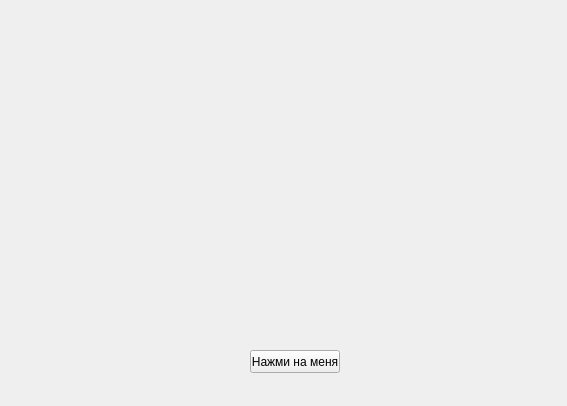
<?xml version="1.0" encoding="UTF-8"?>
<ui version="4.0">
 <class>Form</class>
 <widget class="QWidget" name="Form">
  <property name="geometry">
   <rect>
    <x>0</x>
    <y>0</y>
    <width>567</width>
    <height>406</height>
   </rect>
  </property>
  <property name="windowTitle">
   <string>Form</string>
  </property>
  <widget class="QPushButton" name="pushButton">
   <property name="geometry">
    <rect>
     <x>250</x>
     <y>350</y>
     <width>90</width>
     <height>23</height>
    </rect>
   </property>
   <property name="text">
    <string>Нажми на меня</string>
   </property>
  </widget>
 </widget>
 <resources/>
 <connections/>
</ui>
